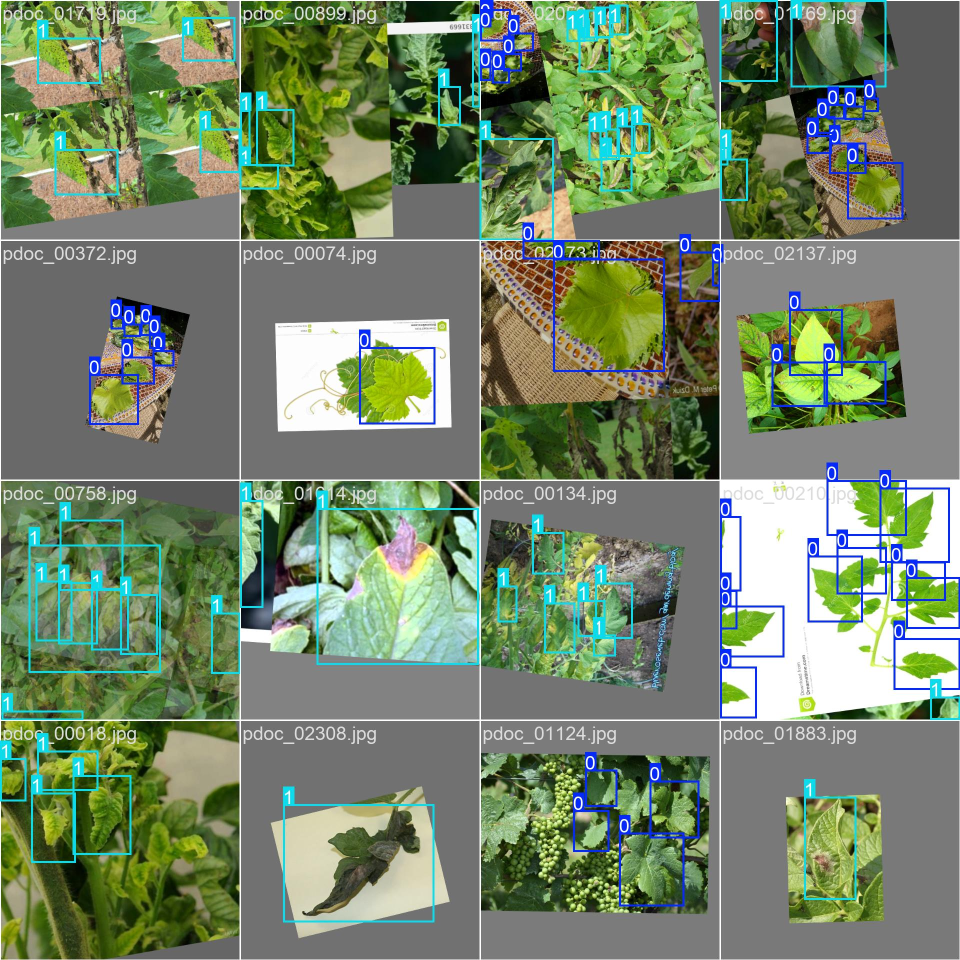
#> input picture CoreTech_v2/reports/yolo_lesion_runs/lesion_det_v2/train_batch0.jpg, 1920 x 1920 px (shown at 1/2 size)
$ python -i abiotic_analyzer.py   (imports and definitions only)   (older library calls are emulated)
#> lines starting #> are read from the running program, lines starting #| are printed output that depends on the picture; after the words box and inside, x2 and y2 are one past the last pixel; in counts of white or black regions, pixels touching at a corner belong together
#> further down, picture is the input picture: PIL image 1920x1920 RGB; mean R, G, B 116.1, 133.4, 105.5
"""
Abiotic Stress & Foliar Senescence Analyzer for PhytoCare Ultra
Analyzes foliar colorimetry (CIELAB & HSV spaces), chlorophyll degradation,
margin crispness, and spatial chlorosis gradients to diagnose:
  1. Underwatering / Drought Stress (Crispy margin necrosis + chlorophyll desaturation)
  2. Natural Leaf Senescence / Old Age (Smooth uniform yellow gradient + intact veins + 0 fungal spots)
  3. Overwatering / Edema (Blotchy water-soaked translucent tissue)
  4. Optimal Foliar Hydration & Vigor
"""

import numpy as np
from PIL import Image
import cv2

def analyze_abiotic_stress(pil_img: Image.Image, spots_count: int = 0) -> dict:
    """
    Performs algorithmic colorimetric and morphological analysis on plant foliage.
    """
#> called with spots_count = 0
    # Convert PIL Image to BGR (OpenCV format)
    rgb = np.array(pil_img.convert("RGB"))
    bgr = cv2.cvtColor(rgb, cv2.COLOR_RGB2BGR)
    hsv = cv2.cvtColor(bgr, cv2.COLOR_BGR2HSV)
    lab = cv2.cvtColor(bgr, cv2.COLOR_BGR2LAB)

    h, w, _ = bgr.shape
    total_pixels = h * w

    # 1. Segment Foliage Mask (Exclude white/dark sterile studio background)
    # Background is typically near-white (V > 230, S < 30) or near-black (V < 30)
    bg_white = (hsv[:, :, 1] < 25) & (hsv[:, :, 2] > 225)
    bg_black = (hsv[:, :, 2] < 20)
    raw_leaf_mask = ~(bg_white | bg_black)

    # Fill internal leaf holes so bleached sunburn patches, powdery mildew, and lesions are not discarded as background
    contours, _ = cv2.findContours(raw_leaf_mask.astype(np.uint8), cv2.RETR_EXTERNAL, cv2.CHAIN_APPROX_SIMPLE)
#> contours = 99 contours, 76 with area under 20; largest, box (x1, y1, x2, y2) and area: (0, 0, 1920, 1441) 1467950, (0, 961, 960, 1920) 680172, (961, 962, 1439, 1439) 226582, (961, 1442, 1439, 1919) 226578, (1442, 1442, 1919, 1919) 226576
    leaf_mask = np.zeros((h, w), dtype=bool)
    if contours:
        valid_cnts = [c for c in contours if cv2.contourArea(c) >= total_pixels * 0.02]
#> valid_cnts = 8 contours; box (x1, y1, x2, y2) and area: (0, 0, 1920, 1441) 1467950, (0, 961, 960, 1920) 680172, (961, 962, 1439, 1439) 226582, (961, 1442, 1439, 1919) 226578, (1442, 1442, 1919, 1919) 226576, (482, 1442, 959, 1919) 226576, (482, 482, 959, 959) 226576, (2, 482, 479, 959) 226576
        if valid_cnts:
            filled_mask = np.zeros((h, w), dtype=np.uint8)
            cv2.drawContours(filled_mask, valid_cnts, -1, 1, thickness=cv2.FILLED)
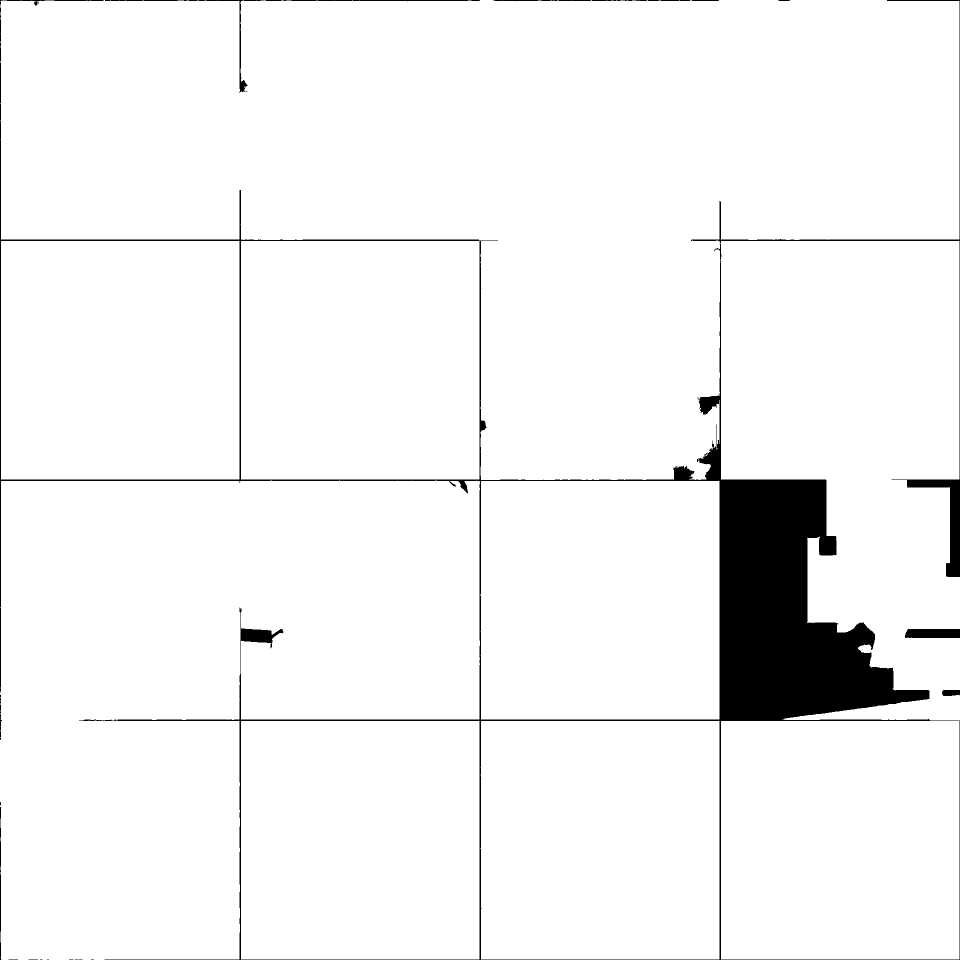
#> filled_mask: shape (1920, 1920) (shown at 1/2 size); values 0 (black) and 1 (white), 95.5% white; 26 black regions (11 under 20 px), largest, box (x1, y1, x2, y2) and area: (0, 13, 1920, 1920) 149634, (1382, 0, 1920, 1154) 8577, (1810, 1258, 1920, 1276) 1939
            leaf_mask = filled_mask > 0
        else:
            leaf_mask = raw_leaf_mask
    else:
        leaf_mask = raw_leaf_mask

    leaf_pixel_count = np.count_nonzero(leaf_mask)
#> leaf_pixel_count = 3521608
    if leaf_pixel_count < total_pixels * 0.05:
        # Fallback if masking is too aggressive
        leaf_mask = np.ones((h, w), dtype=bool)
        leaf_pixel_count = total_pixels

    # Extract channels for leaf pixels only
    h_leaf = hsv[:, :, 0][leaf_mask]
    s_leaf = hsv[:, :, 1][leaf_mask]
    v_leaf = hsv[:, :, 2][leaf_mask]
    l_leaf = lab[:, :, 0][leaf_mask]
    a_leaf = lab[:, :, 1][leaf_mask]  # Negative = Green, Positive = Magenta/Red
    b_leaf = lab[:, :, 2][leaf_mask]  # Positive = Yellow, Negative = Blue

    # 2. Metric A: Chlorophyll Green Vigor (CIELAB a* channel)
    # Deep healthy green: a* <= 118 (OpenCV scales LAB to 0-255, 128 is neutral 0)
    green_pixels = np.count_nonzero(a_leaf < 122)
#> green_pixels = 1640439
    vigor_pct = round((green_pixels / leaf_pixel_count) * 100, 1)
#> vigor_pct = 46.6

    # 3. Metric B: Chlorosis / Yellowing Ratio
    # Yellow foliage: HSV Hue 20 to 38 (OpenCV hue 0-180) and b* > 138 (Yellow)
    yellow_mask_full = (hsv[:, :, 0] >= 18) & (hsv[:, :, 0] <= 38) & (hsv[:, :, 1] > 35) & leaf_mask
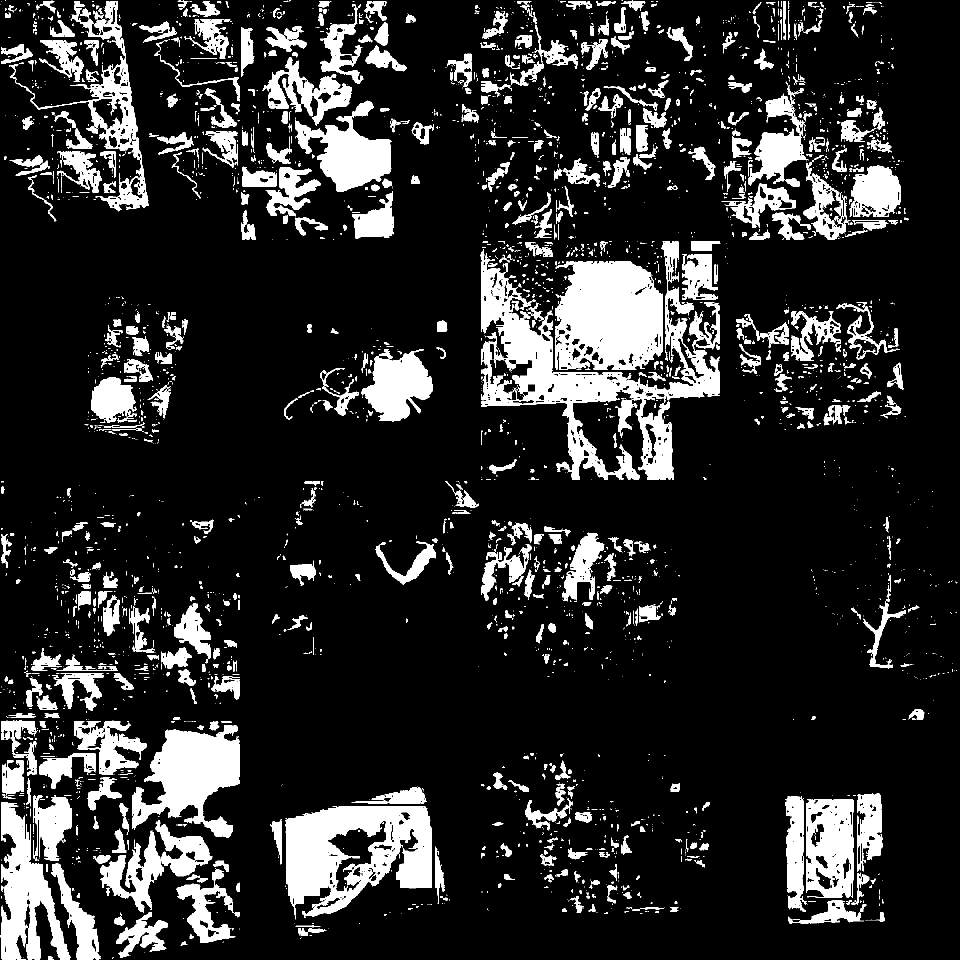
#> yellow_mask_full: shape (1920, 1920) bool (shown at 1/2 size); 15.4% white; 3342 white regions (2433 under 20 px), largest, box (x1, y1, x2, y2) and area: (961, 482, 1439, 959) 59336, (571, 1613, 863, 1839) 39530, (1110, 522, 1325, 740) 38141
    yellow_pixel_count = np.count_nonzero(yellow_mask_full)
#> yellow_pixel_count = 568446
    chlorosis_pct = round((yellow_pixel_count / leaf_pixel_count) * 100, 1)
#> chlorosis_pct = 16.1

    # Anthocyanin / Natural Red Pigment Check (e.g. Red Aglaonema / Chinese Evergreen, Caladium, Coleus)
    # Living red/pink variegation has strong magenta/red component (LAB a* >= 133)
    anthocyanin_mask_full = (
        ((hsv[:, :, 0] <= 24) | (hsv[:, :, 0] >= 162)) &
        (hsv[:, :, 1] >= 50) &
        (lab[:, :, 1] >= 133) &
        leaf_mask
    )
    anthocyanin_pct = round((np.count_nonzero(anthocyanin_mask_full) / leaf_pixel_count) * 100, 1)
#> anthocyanin_pct = 3.3

    # 4. Metric C: Brown Dry Margin Crispness (Underwatering Necrosis)
    # Brown papery crisp: Hue 8 to 18, Saturation 40-150, Low Value (V 40-140), strictly excluding living red/pink anthocyanin!
    brown_mask_full = (
        (hsv[:, :, 0] >= 6) & (hsv[:, :, 0] <= 18) &
        (hsv[:, :, 1] >= 40) & (hsv[:, :, 2] <= 160) &
        (lab[:, :, 1] < 133) &  # Exclude living red/pink anthocyanin pigments!
        leaf_mask
    )
    brown_pixel_count = np.count_nonzero(brown_mask_full)
#> brown_pixel_count = 21675
    crispness_pct = round((brown_pixel_count / leaf_pixel_count) * 100, 1)
#> crispness_pct = 0.6

    # 5. Metric D: Mean Saturation & Moisture Index
    mean_sat = float(np.mean(s_leaf)) / 255.0 * 100.0
#> mean_sat = 34.82
    mean_val = float(np.mean(v_leaf)) / 255.0 * 100.0
#> mean_val = 52.72

    # 6. Metric E: Surface Wrinkle Index & Wild Leaf Contour Tortuosity
    gray = cv2.cvtColor(bgr, cv2.COLOR_BGR2GRAY).astype(np.float32)
    lap_abs = np.abs(cv2.Laplacian(gray, cv2.CV_32F, ksize=3))
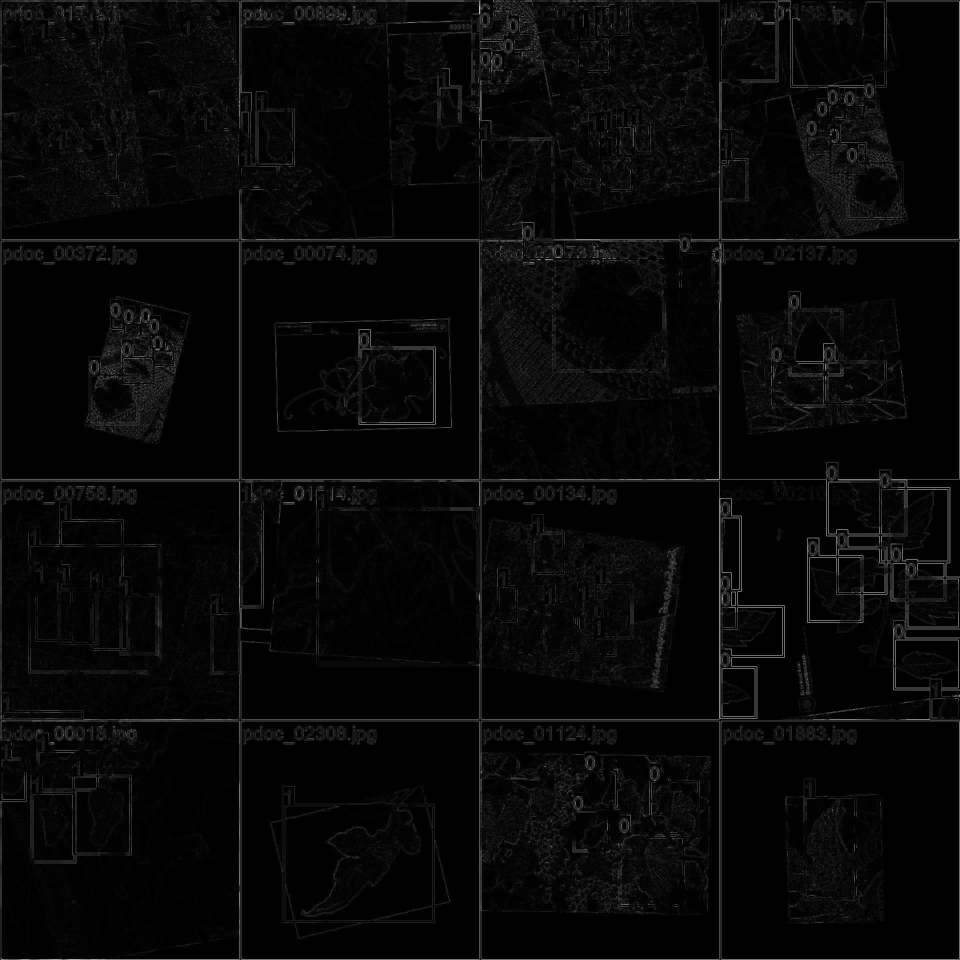
#> lap_abs: shape (1920, 1920) float32 (shown at 1/2 size); min 0, max 1770, mean 50.9; drawn with min black and max white
    wrinkle_index = round(float(np.percentile(lap_abs[leaf_mask], 85)), 2) if leaf_pixel_count > 0 else 0.0
#> wrinkle_index = 82

    contours, _ = cv2.findContours(leaf_mask.astype(np.uint8), cv2.RETR_EXTERNAL, cv2.CHAIN_APPROX_SIMPLE)
#> contours has the same summary as valid_cnts
    total_perimeter = sum(cv2.arcLength(c, True) for c in contours)
#> total_perimeter = 28442.2
    tortuosity = round(float((total_perimeter ** 2) / (4.0 * np.pi * max(1, leaf_pixel_count))), 2)
#> tortuosity = 18.28

    # 7. Spatial Smoothness Analysis: Senescence vs Lesion
    # Natural senescence is a smooth, continuous spatial gradient with low edge variance
    # Pathological spots have high Laplacian edge sharpness and jagged contours
    is_smooth_gradient = False
    if yellow_pixel_count > leaf_pixel_count * 0.08:
        # Check gradient smoothness of yellow area
        yellow_img = np.zeros((h, w), dtype=np.uint8)
        yellow_img[yellow_mask_full] = 255
        blurred = cv2.GaussianBlur(yellow_img, (15, 15), 0)
        c_yellow, _ = cv2.findContours(blurred, cv2.RETR_EXTERNAL, cv2.CHAIN_APPROX_SIMPLE)

        # If there are 1 or 2 large smooth connected zones (not 10 scattered spots)
        if len(c_yellow) in [1, 2, 3] and spots_count == 0:
            is_smooth_gradient = True

    # 8. Diagnostic Logic & Classification
    water_status = "Optimal Hydration"
    water_severity = "Normal"
    aging_status = "Young / Mature Vigorous"
    aging_severity = "Normal"
    remedial_advice = []
    status_summary = ""

    # Check Underwatering (Drought Stress)
    if anthocyanin_pct >= 3.0:
        # For naturally red/pink variegated foliage (Aglaonema, Caladium, Coleus):
        # Require genuine high surface wrinkling and dull necrosis for underwatering
        is_underwatered = bool(
            (crispness_pct >= 5.0 and wrinkle_index >= 22.0) or
            (wrinkle_index >= 30.0 and mean_sat < 36.0)
        )
#> is_underwatered = True
        severe_underwatering = bool(
            (wrinkle_index >= 32.0 and crispness_pct >= 6.0) or
            (wrinkle_index >= 38.0)
        )
#> severe_underwatering = True
    else:
        is_underwatered = bool(
            crispness_pct >= 9.0 or
            (crispness_pct >= 4.5 and mean_sat < 36.0) or
            (wrinkle_index >= 35.0 and crispness_pct >= 2.5 and mean_sat < 36.0) or
            (tortuosity >= 4.0 and wrinkle_index >= 25.0) or
            (mean_sat < 28.0 and wrinkle_index >= 50.0)
        )
        severe_underwatering = bool(
            (crispness_pct >= 9.0 and wrinkle_index >= 30.0) or
            (crispness_pct >= 14.0) or
            (crispness_pct >= 6.0 and mean_sat < 30.0) or
            (tortuosity >= 5.0 and wrinkle_index >= 40.0) or
            (mean_sat < 25.0 and wrinkle_index >= 70.0)
        )
    if severe_underwatering:
        is_underwatered = True

    # Check Overwatering / Edema
    is_overwatered = bool(
        (chlorosis_pct >= 25.0 and crispness_pct <= 2.0 and mean_sat >= 45.0) or
        (chlorosis_pct >= 32.0 and crispness_pct <= 3.0) or
        (mean_val >= 68.0 and chlorosis_pct >= 22.0 and crispness_pct <= 1.5 and wrinkle_index <= 16.0)
    ) and not is_underwatered
#> is_overwatered = False
    severe_overwatering = bool(
        (chlorosis_pct >= 35.0 and crispness_pct <= 3.0 and wrinkle_index <= 16.0) or
        (chlorosis_pct >= 48.0 and crispness_pct <= 5.0)
    ) and is_overwatered
#> severe_overwatering = False

    # Check Sunburn / Solar Scorch
    bleached_mask = (s_leaf < 35) & (v_leaf > 185)
    bleached_pct = round(float(np.mean(bleached_mask) * 100.0), 1) if leaf_pixel_count > 0 else 0.0
#> bleached_pct = 4.3
    is_sunburned = bool(
        (bleached_pct >= 5.0 and wrinkle_index <= 22.0) or
        (bleached_pct >= 3.5 and (crispness_pct >= 1.2 or chlorosis_pct >= 6.0) and wrinkle_index <= 22.0)
    ) and not is_underwatered and not is_overwatered
#> is_sunburned = False

    if is_underwatered:
        water_status = "Foliar Dehydration (Underwatering)"
        water_severity = "High" if severe_underwatering else "Moderate"
#> water_severity = 'High'
        status_summary = (
            f"Foliar moisture analysis indicates water deficit stress ({wrinkle_index} wrinkle index, "
            f"{crispness_pct}% papery brown margin crisping). Symptoms represent physiological dehydration, "
            f"NOT infectious fungal rust or insect bite damage."
        )
        remedial_advice = [
            "Perform a deep bottom-soak (submerge bottom 2 inches of nursery pot in lukewarm water for 30-45 minutes).",
            "Do NOT apply chemical fungicides or pesticides; foliage is suffering from drought stress, not rust or insect chew.",
            "Prune only completely crispy, dead tip margins with clean scissors (leave a thin brown buffer to protect healthy live veins).",
            "Increase ambient humidity using a pebble tray or room humidifier to slow down foliar transpiration."
        ]
    elif is_overwatered:
        water_status = "Overwatering / Moisture Saturation"
        water_severity = "High" if severe_overwatering else "Moderate"
        status_summary = (
            f"Foliar moisture analysis indicates waterlogging and root hypoxia ({chlorosis_pct}% diffuse "
            f"yellow chlorosis, high tissue translucency). Corky bumps or edema blisters represent physiological "
            f"cellular rupture, NOT scale insects or bacterial blight."
        )
        remedial_advice = [
            "Cease watering immediately and allow the top 50% of potting mix to dry out thoroughly.",
            "Empty any standing water pooled in the decorative saucer and ensure drainage holes are completely open.",
            "Aerate potting soil by gently poking 4-5 holes around root perimeter with a chopstick to introduce root oxygen.",
            "Do NOT apply chemical fungicides or pesticides; the condition is root suffocation from moisture excess."
        ]
    elif is_sunburned:
        water_status = "Solar Scorch / Sunburn"
        water_severity = "Moderate"
        status_summary = f"Foliar analysis indicates solar radiation scorch ({bleached_pct}% bleached leaf tissue). Non-infectious sunscald, NOT fungal leaf spot."
        remedial_advice = [
            "Move plant immediately back from direct midday sun into bright indirect, filtered light.",
            "Do NOT prune mildly scorched leaves that still retain healthy green photosynthetic tissue.",
            "Ensure consistent root hydration to help foliage withstand ambient heat."
        ]
    elif mean_sat < 32.0 and vigor_pct < 60.0:
        water_status = "Mild Dehydration / Desaturation"
        water_severity = "Low"
        status_summary = "Foliage shows slight desaturation and reduced chlorophyll glossiness, consistent with early moisture depletion."
        remedial_advice = [
            "Check soil moisture 2 inches below surface; water thoroughly if soil feels dry and crumbly."
        ]
    else:
        water_status = "Optimal Foliar Turgor & Hydration"
        water_severity = "Normal"
        status_summary = f"Healthy foliar turgor with {vigor_pct}% green chlorophyll index and normal leaf hydration."
        remedial_advice = [
            "Maintain current watering schedule.",
            "Always feel soil dryness before watering."
        ]

    # Check Natural Leaf Senescence (Old Age)
    if is_smooth_gradient and spots_count == 0 and chlorosis_pct >= 8.0:
        aging_status = "Natural Leaf Senescence (Old Age)"
        aging_severity = "Physiological (Harmless)"
        status_summary += f" Smooth continuous yellowing ({chlorosis_pct}%) without necrotic lesion margins indicates natural nutrient recycling (nitrogen resorption) on mature lower leaves."
        remedial_advice.append("This is healthy plant maturation! Allow the leaf to fully yellow so the plant finishes recycling nutrients, then gently snip at the petiole base.")
    elif chlorosis_pct >= 25.0 and spots_count > 0:
        aging_status = "Pathological Chlorosis (Disease-Induced)"
        aging_severity = "Pathology"
    else:
        aging_status = "Active Vegetative Photosynthesis"
        aging_severity = "Normal"

    stress_level = water_severity if (is_underwatered or is_overwatered) else ("Moderate" if (water_status != "Optimal Foliar Turgor & Hydration" or is_sunburned) else "Low")
#> stress_level = 'High'
    if is_underwatered:
        stress_type = "Underwatering Dehydration"
    elif is_overwatered:
        stress_type = "Overwatering / Waterlogging"
    elif is_sunburned:
        stress_type = "Solar Scorch / Sunburn"
    else:
        stress_type = water_status if water_status != "Optimal Foliar Turgor & Hydration" else "Normal"

    recommendation = remedial_advice[0] if remedial_advice else "Optimal foliar hydration detected."

    return {
        "water_status": water_status,
        "water_severity": water_severity,
        "aging_status": aging_status,
        "aging_severity": aging_severity,
        "chlorosis_pct": chlorosis_pct,
        "crispness_pct": crispness_pct,
        "vigor_pct": vigor_pct,
        "moisture_index": round(mean_sat, 1),
        "status_summary": status_summary,
        "abiotic_actions": remedial_advice,
        # Flutter & Web unified keys:
        "chlorosis_score": chlorosis_pct,
        "necrosis_score": crispness_pct,
        "stress_level": stress_level,
        "stress_type": stress_type,
        "recommendation": recommendation,
        "is_underwatered": is_underwatered,
        "severe_underwatering": severe_underwatering,
        "is_overwatered": is_overwatered,
        "severe_overwatering": severe_overwatering,
        "is_sunburned": is_sunburned,
        "bleached_pct": bleached_pct,
        "surface_wrinkle_index": wrinkle_index,
        "contour_tortuosity": tortuosity,
    }

>>> from PIL import Image
>>> picture = Image.open('../../CoreTech_v2/reports/yolo_lesion_runs/lesion_det_v2/train_batch0.jpg')
>>> result = analyze_abiotic_stress(picture)
#> result = 23 items
